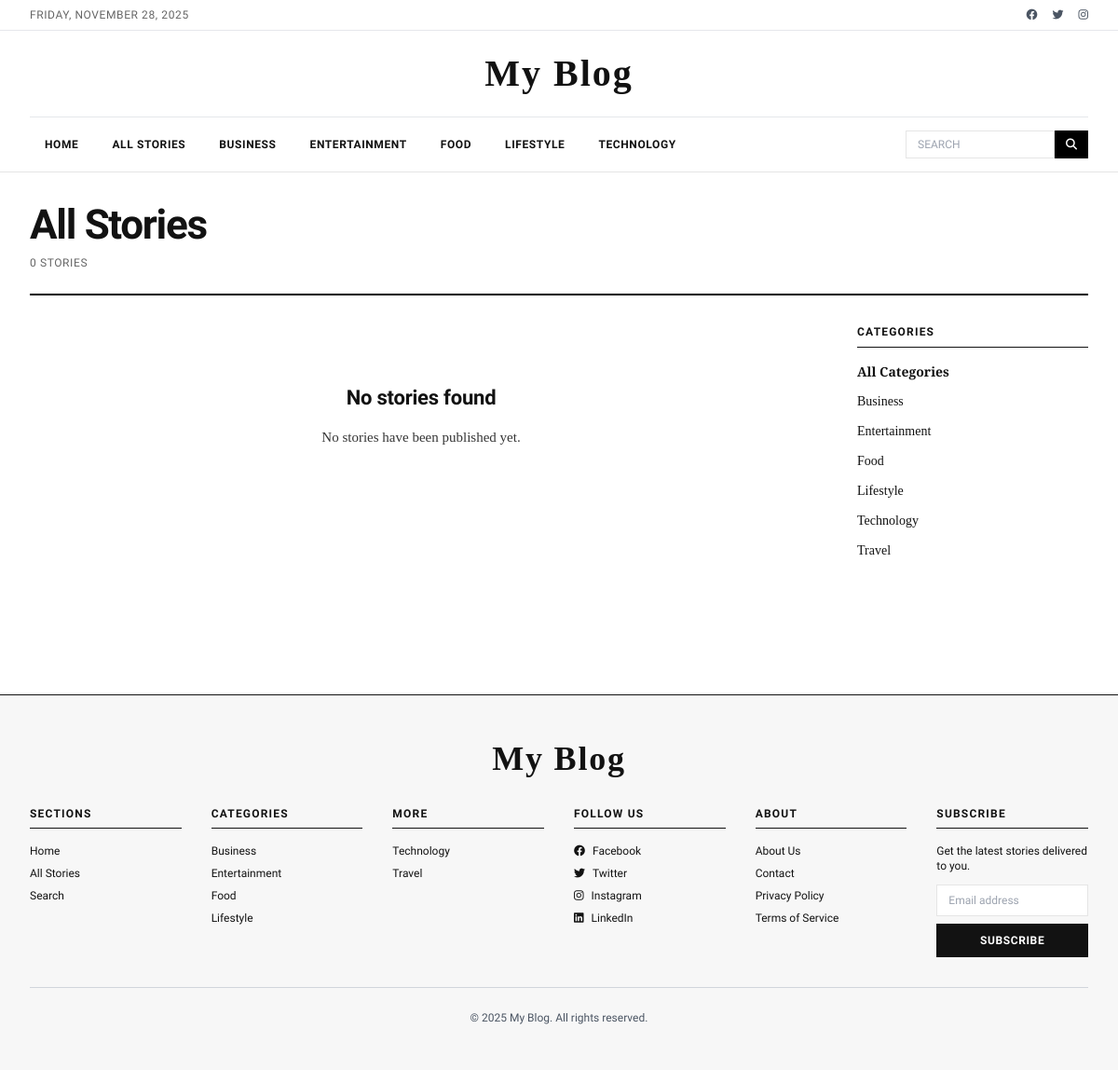
Screenshot of /blog.php with the database file from the repository.
### tables this page shows
CREATE TABLE IF NOT EXISTS categories (
    id INT PRIMARY KEY AUTO_INCREMENT,
    name VARCHAR(100) UNIQUE NOT NULL,
    slug VARCHAR(100) UNIQUE NOT NULL,
    created_at TIMESTAMP DEFAULT CURRENT_TIMESTAMP
);

### includes/functions.php (called while the page is built, shortened)
<?php
function getTotalStories($status = 'published', $category_id = null, $search = null) {
    $db = getDB();
    $sql = "SELECT COUNT(*) FROM stories WHERE status = :status";
    $params = ['status' => $status];
    $stmt = $db->prepare($sql);
    $stmt->execute($params);
    return $stmt->fetchColumn();
}
function getAllCategories() {
    $db = getDB();
    $stmt = $db->query("SELECT * FROM categories ORDER BY name ASC");
    return $stmt->fetchAll();
}

### blog.php (the view, shortened to what this page needs)
<?php
require_once 'includes/header.php';
$category_id = $_GET['category'] ?? null;
$page = max(1, (int)($_GET['page'] ?? 1));
$per_page = POSTS_PER_PAGE;
$offset = ($page - 1) * $per_page;
$total_stories = getTotalStories('published', $category_id);
$stories = getAllStories($per_page, $offset, 'published', $category_id);
$current_category = null;
$categories = getAllCategories();
?>
<main class="max-w-7xl mx-auto px-4 sm:px-6 lg:px-8 py-8">
    <div class="border-b-2 border-black pb-6 mb-8">
        <h1 class="article-title mb-2">
            <?php echo $current_category ? htmlspecialchars($current_category['name']) : 'All Stories'; ?>
        </h1>
        <p class="article-meta">
            <?php echo number_format($total_stories); ?> <?php echo $total_stories === 1 ? 'story' : 'stories'; ?>
        </p>
    </div>
    <div class="grid grid-cols-1 lg:grid-cols-4 gap-12">
        <div class="lg:col-span-3">
            <?php if (empty($stories)): ?>
                <div class="text-center py-16">
                    <h3 class="article-card-title mb-4">No stories found</h3>
                    <p class="article-card-excerpt mb-6">
                        <?php echo $current_category ? 'There are no stories in this category yet.' : 'No stories have been published yet.'; ?>
                    </p>
                </div>
            <?php endif; ?>
        </div>
        <aside class="lg:col-span-1">
            <div class="mb-12">
                <h3 class="sidebar-title">Categories</h3>
                <ul class="space-y-3">
                    <li>
                        <a href="blog.php"
                           class="block text-sm <?php echo !$category_id ? 'font-bold' : 'hover:underline'; ?>">
                            All Categories
                        </a>
                    </li>
                    <?php foreach ($categories as $cat): ?>
                        <li>
                            <a href="?category=<?php echo $cat['id']; ?>"
                               class="block text-sm <?php echo $category_id == $cat['id'] ? 'font-bold' : 'hover:underline'; ?>">
                                <?php echo htmlspecialchars($cat['name']); ?>
                            </a>
                        </li>
                    <?php endforeach; ?>
                </ul>
            </div>
        </aside>
    </div>
</main>
<?php require_once 'includes/footer.php'; ?>

### includes/header.php (shortened to what this page needs)
<?php
require_once __DIR__ . '/functions.php';
$categories = getAllCategories();
?>
<!DOCTYPE html>
<html lang="en">
<head>
    <script src="https://cdn.tailwindcss.com"></script>
    <link rel="stylesheet" href="https://cdnjs.cloudflare.com/ajax/libs/font-awesome/6.4.0/css/all.min.css">
    <link rel="stylesheet" href="https://cdn.jsdelivr.net/npm/swiper@11/swiper-bundle.min.css">
    <link rel="stylesheet" href="<?php echo SITE_URL; ?>/assets/css/style.css">
</head>
<body class="bg-white">
    <div class="border-b border-gray-200 py-2">
        <div class="max-w-7xl mx-auto px-4 sm:px-6 lg:px-8">
            <div class="flex justify-between items-center text-xs">
                <div class="article-date">
                    <?php echo strtoupper(date('l, F j, Y')); ?>
                </div>
                <div class="flex items-center space-x-4">
                    <a href="#" class="text-gray-600 hover:text-gray-900"><i class="fab fa-facebook"></i></a>
                    <a href="#" class="text-gray-600 hover:text-gray-900"><i class="fab fa-twitter"></i></a>
                    <a href="#" class="text-gray-600 hover:text-gray-900"><i class="fab fa-instagram"></i></a>
                </div>
            </div>
        </div>
    </div>
    <nav class="nyt-nav sticky top-0 z-50 bg-white">
        <div class="max-w-7xl mx-auto px-4 sm:px-6 lg:px-8">
            <div class="text-center py-4 border-b border-gray-200">
                <a href="<?php echo SITE_URL; ?>" class="nyt-logo inline-block">
                    <?php echo SITE_NAME; ?>
                </a>
            </div>
            <div class="hidden md:flex items-center justify-between py-3">
                <div class="flex items-center space-x-1">
                    <a href="<?php echo SITE_URL; ?>" class="nyt-nav-link">Home</a>
                    <a href="<?php echo SITE_URL; ?>/blog.php" class="nyt-nav-link">All Stories</a>
                    <?php foreach (array_slice($categories, 0, 5) as $cat): ?>
                        <a href="<?php echo SITE_URL; ?>/blog.php?category=<?php echo $cat['id']; ?>"
                           class="nyt-nav-link">
                            <?php echo htmlspecialchars($cat['name']); ?>
                        </a>
                    <?php endforeach; ?>
                </div>
                <div class="flex items-center space-x-3">
                    <form action="<?php echo SITE_URL; ?>/search.php" method="GET" class="flex">
                        <input type="text" name="q" placeholder="SEARCH"
                               class="nyt-search px-3 py-1.5 text-xs w-40"
                               value="<?php echo htmlspecialchars($_GET['q'] ?? ''); ?>">
                        <button type="submit" class="px-3 py-1.5 bg-black text-white text-xs hover:bg-gray-800">
                            <i class="fas fa-search"></i>
                        </button>
                    </form>
                </div>
            </div>
        </div>
    </nav>

### includes/footer.php
    <footer class="nyt-footer mt-16">
        <div class="max-w-7xl mx-auto px-4 sm:px-6 lg:px-8 py-12">
            <div class="text-center mb-8">
                <a href="<?php echo SITE_URL; ?>" class="nyt-logo inline-block text-4xl">
                    <?php echo SITE_NAME; ?>
                </a>
            </div>
            <div class="grid grid-cols-2 md:grid-cols-4 lg:grid-cols-6 gap-8 mb-8">
                <div>
                    <h3 class="sidebar-title">Sections</h3>
                    <ul class="space-y-2 text-xs">
                        <li><a href="<?php echo SITE_URL; ?>" class="hover:underline">Home</a></li>
                        <li><a href="<?php echo SITE_URL; ?>/blog.php" class="hover:underline">All Stories</a></li>
                        <li><a href="<?php echo SITE_URL; ?>/search.php" class="hover:underline">Search</a></li>
                    </ul>
                </div>
                <div>
                    <h3 class="sidebar-title">Categories</h3>
                    <ul class="space-y-2 text-xs">
                        <?php
                        $footer_categories = getAllCategories();
                        foreach (array_slice($footer_categories, 0, 4) as $cat):
                        ?>
                            <li>
                                <a href="<?php echo SITE_URL; ?>/blog.php?category=<?php echo $cat['id']; ?>"
                                   class="hover:underline">
                                    <?php echo htmlspecialchars($cat['name']); ?>
                                </a>
                            </li>
                        <?php endforeach; ?>
                    </ul>
                </div>
                <div>
                    <h3 class="sidebar-title">More</h3>
                    <ul class="space-y-2 text-xs">
                        <?php foreach (array_slice($footer_categories, 4) as $cat): ?>
                            <li>
                                <a href="<?php echo SITE_URL; ?>/blog.php?category=<?php echo $cat['id']; ?>"
                                   class="hover:underline">
                                    <?php echo htmlspecialchars($cat['name']); ?>
                                </a>
                            </li>
                        <?php endforeach; ?>
                    </ul>
                </div>
                <div>
                    <h3 class="sidebar-title">Follow Us</h3>
                    <ul class="space-y-2 text-xs">
                        <li><a href="#" class="hover:underline"><i class="fab fa-facebook mr-2"></i>Facebook</a></li>
                        <li><a href="#" class="hover:underline"><i class="fab fa-twitter mr-2"></i>Twitter</a></li>
                        <li><a href="#" class="hover:underline"><i class="fab fa-instagram mr-2"></i>Instagram</a></li>
                        <li><a href="#" class="hover:underline"><i class="fab fa-linkedin mr-2"></i>LinkedIn</a></li>
                    </ul>
                </div>
                <div>
                    <h3 class="sidebar-title">About</h3>
                    <ul class="space-y-2 text-xs">
                        <li><a href="#" class="hover:underline">About Us</a></li>
                        <li><a href="#" class="hover:underline">Contact</a></li>
                        <li><a href="#" class="hover:underline">Privacy Policy</a></li>
                        <li><a href="#" class="hover:underline">Terms of Service</a></li>
                    </ul>
                </div>
                <div>
                    <h3 class="sidebar-title">Subscribe</h3>
                    <p class="text-xs mb-3">Get the latest stories delivered to you.</p>
                    <form class="flex flex-col gap-2">
                        <input type="email" placeholder="Email address" class="nyt-search px-3 py-2 text-xs">
                        <button type="submit" class="nyt-button text-xs py-2">Subscribe</button>
                    </form>
                </div>
            </div>
            <div class="border-t border-gray-300 pt-6 text-center">
                <p class="text-xs text-gray-600">
                    &copy; <?php echo date('Y'); ?> <?php echo SITE_NAME; ?>. All rights reserved.
                </p>
            </div>
        </div>
    </footer>
</body>
</html>

### assets/css/style.css (style rules this page uses)
:root { --font-serif: 'Crimson Text', Georgia, 'Times New Roman', serif; --font-sans: 'Libre Franklin', -apple-system, BlinkMacSystemFont, 'Segoe UI', sans-serif; --color-primary: #121212; --color-secondary: #363636; --color-accent: #326891; --color-border: #e5e5e5; --color-light-gray: #f7f7f7; }
body { font-family: var(--font-serif); color: var(--color-primary); line-height: 1.7; font-size: 18px; }
h1, h2, h3, h4, h5, h6 { font-family: var(--font-sans); font-weight: 700; line-height: 1.2; color: var(--color-primary); letter-spacing: -0.02em; }
h1 { font-size: 2.5rem; margin-bottom: 1rem; }
h3 { font-size: 1.5rem; margin-bottom: 0.75rem; }
.article-title { font-family: var(--font-sans); font-weight: 800; font-size: 2.75rem; line-height: 1.1; letter-spacing: -0.03em; margin-bottom: 1.5rem; }
.nyt-nav { border-bottom: 1px solid var(--color-border); background: white; font-family: var(--font-sans); }
.nyt-logo { font-family: 'Old English Text MT', 'Blackmoor Let', serif; font-size: 2.5rem; font-weight: 700; letter-spacing: 0.05em; color: var(--color-primary); }
.nyt-nav-link { font-size: 0.75rem; text-transform: uppercase; letter-spacing: 0.05em; font-weight: 600; color: var(--color-primary); padding: 0.5rem 1rem; transition: color 0.2s; }
.article-card-title { font-family: var(--font-sans); font-weight: 700; font-size: 1.375rem; line-height: 1.25; color: var(--color-primary); margin-bottom: 0.5rem; transition: color 0.2s; letter-spacing: -0.01em; }
.article-card-excerpt { font-family: var(--font-serif); font-size: 0.9375rem; line-height: 1.6; color: var(--color-secondary); margin-bottom: 0.75rem; }
.article-meta { font-family: var(--font-sans); font-size: 0.75rem; color: #666; text-transform: uppercase; letter-spacing: 0.05em; font-weight: 500; }
.nyt-search { border: 1px solid var(--color-border); font-family: var(--font-sans); font-size: 0.875rem; }
.nyt-button { font-family: var(--font-sans); font-size: 0.875rem; font-weight: 600; text-transform: uppercase; letter-spacing: 0.05em; padding: 0.75rem 1.5rem; background: var(--color-primary); color: white; border: 2px solid var(--color-primary); transition: all 0.2s; }
.sidebar-title { font-family: var(--font-sans); font-size: 0.75rem; text-transform: uppercase; letter-spacing: 0.1em; font-weight: 700; padding-bottom: 0.5rem; border-bottom: 1px solid var(--color-primary); margin-bottom: 1rem; }
.nyt-footer { border-top: 1px solid var(--color-primary); background: var(--color-light-gray); font-family: var(--font-sans); }
.article-date { font-family: var(--font-sans); font-size: 0.75rem; color: #666; text-transform: uppercase; letter-spacing: 0.05em; }

### rows the page displays
categories: name "BUSINESS", name "Business"
categories: name "ENTERTAINMENT", name "Entertainment"
categories: name "FOOD", name "Food"
categories: name "LIFESTYLE", name "Lifestyle"
categories: name "TECHNOLOGY", name "Technology"
categories: name "Travel"

### other values shown
SITE_NAME "My Blog"
$total_stories "0"
